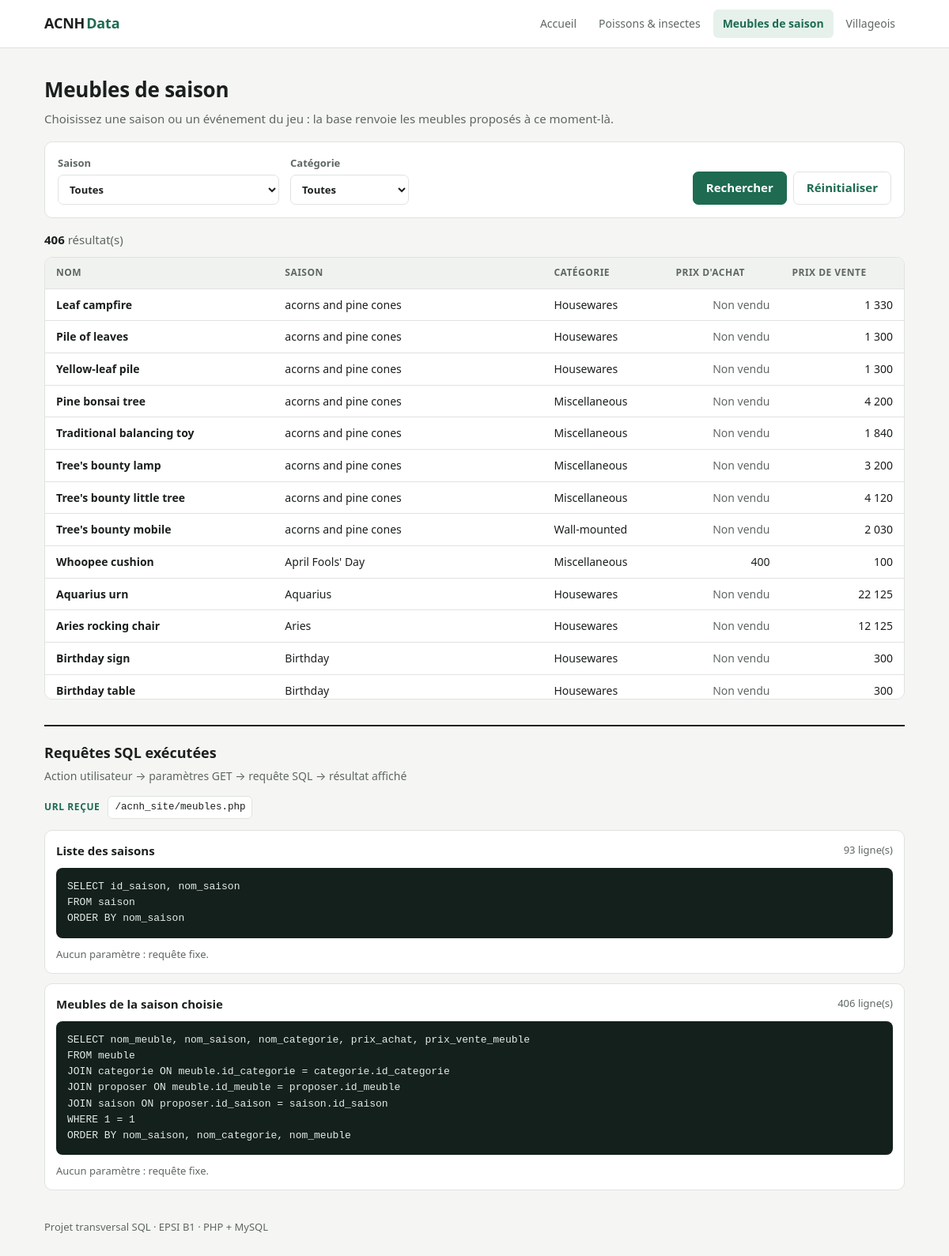
The page /meubles.php on the database its author committed.
### tables this page shows
CREATE TABLE meuble (
  id_meuble            INT          NOT NULL AUTO_INCREMENT,
  id_categorie         INT          NOT NULL,
  nom_meuble           VARCHAR(100) NOT NULL,
  prix_achat           INT          NULL,
  prix_vente_meuble    INT          NOT NULL,
  bricolable           BOOLEAN      NOT NULL,
  personnalisable      BOOLEAN      NOT NULL,
  taille               VARCHAR(10)  NOT NULL,
  exterieur            BOOLEAN      NOT NULL,
  etiquette            VARCHAR(40)  NOT NULL,
  serie                VARCHAR(40)  NULL,
  catalogue            VARCHAR(20)  NOT NULL,
  points_hha           INT          NOT NULL,
  version_ajout_meuble VARCHAR(10)  NOT NULL,
  id_interne           INT          NOT NULL,
  PRIMARY KEY (id_meuble),
  UNIQUE (id_interne),
  FOREIGN KEY (id_categorie) REFERENCES categorie (id_categorie),
  CHECK (catalogue IN ('For sale', 'Not for sale', 'Not in catalog', 'Seasonal'))
);

CREATE TABLE saison (
  id_saison   INT         NOT NULL AUTO_INCREMENT,
  nom_saison  VARCHAR(80) NOT NULL,
  type_saison VARCHAR(30) NOT NULL,
  PRIMARY KEY (id_saison),
  UNIQUE (nom_saison)
);

CREATE TABLE categorie (
  id_categorie  INT         NOT NULL AUTO_INCREMENT,
  nom_categorie VARCHAR(30) NOT NULL,
  PRIMARY KEY (id_categorie),
  UNIQUE (nom_categorie)
);

### meubles.php (the view, shortened to what this page needs)
<?php
require_once 'config.php';
require_once 'includes/fonctions.php';
$page_active = 'meubles';
$sql_saisons = "SELECT id_saison, nom_saison
FROM saison
ORDER BY nom_saison";
$requete = $dbh->prepare($sql_saisons);
$requete->execute();
$saisons = $requete->fetchAll(PDO::FETCH_ASSOC);
$sql = "SELECT nom_meuble, nom_saison, nom_categorie, prix_achat, prix_vente_meuble
FROM meuble
JOIN categorie ON meuble.id_categorie = categorie.id_categorie
JOIN proposer ON meuble.id_meuble = proposer.id_meuble
JOIN saison ON proposer.id_saison = saison.id_saison
WHERE 1 = 1";
$valeurs = [];
$sql = $sql . "\nORDER BY nom_saison, nom_categorie, nom_meuble";
$requete = $dbh->prepare($sql);
$requete->execute($valeurs);
$meubles = $requete->fetchAll(PDO::FETCH_ASSOC);
include 'includes/header.php';
?>
<div class="page-head">
    <h1>Meubles de saison</h1>
    <p>Choisissez une saison ou un événement du jeu : la base renvoie les meubles proposés à ce moment-là.</p>
</div>
<form class="filters" method="get">
    <label>Saison
        <select name="saison">
            <option value="toutes">Toutes</option>
        </select>
    </label>
    <label>Catégorie
        <select name="categorie">
            <option value="toutes">Toutes</option>
        </select>
    </label>
    <div class="actions">
        <button type="submit">Rechercher</button>
        <a class="btn-ghost" href="meubles.php?saison=toutes&categorie=toutes">Réinitialiser</a>
    </div>
</form>
<p class="count"><strong><?php echo count($meubles); ?></strong> résultat(s)</p>
<div class="table-wrap">
    <table class="data">
        <thead><tr><th>Nom</th><th>Saison</th><th>Catégorie</th><th class="num">Prix d'achat</th><th class="num">Prix de vente</th></tr></thead>
        <tbody>
        <?php
        foreach ($meubles as $meuble) {
            if ($meuble['prix_achat'] == null) {
                $prix_achat = "<span class='muted'>Non vendu</span>";
            } else {
                $prix_achat = number_format($meuble['prix_achat'], 0, ',', ' ');
            }
            echo "<tr>
                <td class='strong'>" . htmlspecialchars(ucfirst($meuble['nom_meuble'])) . "</td>
                <td>" . htmlspecialchars($meuble['nom_saison']) . "</td>
                <td>" . htmlspecialchars($meuble['nom_categorie']) . "</td>
                <td class='num'>$prix_achat</td>
                <td class='num'>" . number_format($meuble['prix_vente_meuble'], 0, ',', ' ') . "</td>
            </tr>";
        }
        ?>
        </tbody>
    </table>
</div>
<section class="sql-panel" id="sql">
    <div class="sql-head">
        <h2>Requêtes SQL exécutées</h2>
        <p>Action utilisateur → paramètres GET → requête SQL → résultat affiché</p>
    </div>
    <div class="sql-url">
        <span>URL reçue</span>
        <code><?php echo htmlspecialchars($_SERVER['REQUEST_URI']);  ?></code>
    </div>
    <?php
    afficherRequete('Liste des saisons', $sql_saisons, [], count($saisons));
    ?>
</section>
<?php include 'includes/footer.php'; ?>

### includes/header.php (shortened to what this page needs)
<!doctype html>
<html lang="fr">
<head>
    <link rel="stylesheet" href="assets/style.css">
</head>
<body>
<header class="topbar">
    <div class="wrap topbar-inner">
        <a class="brand" href="index.php">ACNH<span>Data</span></a>
        <nav>
            <a href="index.php" class="<?php if ($page_active == 'index') { echo 'active'; } ?>">Accueil</a>
            <a href="creatures.php?type=tous&hemisphere=NH&mois=<?php echo date('n'); ?>&heure=<?php echo date('G'); ?>" class="<?php if ($page_active == 'creatures') { echo 'active'; } ?>">Poissons &amp; insectes</a>
            <a href="meubles.php?saison=toutes&categorie=toutes" class="<?php if ($page_active == 'meubles') { echo 'active'; } ?>">Meubles de saison</a>
            <a href="villageois.php?nom=&espece=toutes&personnalite=toutes&genre=tous" class="<?php if ($page_active == 'villageois') { echo 'active'; } ?>">Villageois</a>
        </nav>
    </div>
</header>
<main class="wrap">

### includes/fonctions.php (shortened to what this page needs)
<?php
function afficherRequete($titre, $sql, $valeurs, $nb_lignes)
{
    echo "<article class='sql-card'>";
    echo "<header><strong>" . htmlspecialchars($titre) . "</strong>";
    echo "<span class='sql-meta'>$nb_lignes ligne(s)</span></header>";
    echo "<pre>" . htmlspecialchars($sql) . "</pre>";
    if (count($valeurs) == 0) {
        echo "<p class='no-param'>Aucun paramètre : requête fixe.</p>";
    }
    echo "</article>";
}

### includes/footer.php
</main>
<footer class="foot wrap">Projet transversal SQL · EPSI B1 · PHP + MySQL</footer>
</body>
</html>

### assets/style.css (style rules this page uses)
:root { --bg: #f5f6f4; --surface: #ffffff; --ink: #1b1f1d; --muted: #5f6763; --line: #dfe3e0; --accent: #1e6b52; --accent-soft: #e6f1ec; --code-bg: #14201b; --code-ink: #e3ebe7; --kw: #7fd1ae; --param: #f2c46b; --radius: 10px; }
* { box-sizing: border-box; }
body { margin: 0; background: var(--bg); color: var(--ink); font: 15px/1.55 system-ui, -apple-system, "Segoe UI", Roboto, sans-serif; }
.wrap { max-width: 1120px; margin: 0 auto; padding: 0 16px; }
.topbar { background: var(--surface); border-bottom: 1px solid var(--line); }
.topbar-inner { display: flex; align-items: center; justify-content: space-between; gap: 16px; min-height: 60px; flex-wrap: wrap; }
.brand { font-weight: 700; font-size: 18px; color: var(--ink); text-decoration: none; letter-spacing: -.01em; }
.brand span { color: var(--accent); margin-left: 2px; }
.topbar nav { display: flex; gap: 4px; flex-wrap: wrap; }
.topbar nav a { color: var(--muted); text-decoration: none; padding: 7px 12px; border-radius: 6px; font-size: 14px; }
.topbar nav a.active { background: var(--accent-soft); color: var(--accent); font-weight: 600; }
.page-head { padding: 32px 0 16px; }
.page-head h1 { margin: 0 0 6px; font-size: 26px; letter-spacing: -.01em; }
.page-head p { margin: 0; color: var(--muted); max-width: 720px; }
.filters { display: flex; flex-wrap: wrap; gap: 14px; align-items: flex-end; background: var(--surface); border: 1px solid var(--line); border-radius: var(--radius); padding: 16px; margin-bottom: 16px; }
.filters label { display: flex; flex-direction: column; gap: 5px; font-size: 13px; font-weight: 600; color: var(--muted); }
.filters select, .filters input { font: inherit; color: var(--ink); min-width: 150px; padding: 8px 10px; border: 1px solid var(--line); border-radius: 7px; background: #fff; }
.actions { display: flex; gap: 8px; margin-left: auto; }
button, .btn-ghost { font: inherit; font-weight: 600; padding: 8px 16px; border-radius: 7px; cursor: pointer; text-decoration: none; display: inline-block; }
button { background: var(--accent); color: #fff; border: 1px solid var(--accent); }
.btn-ghost { background: transparent; color: var(--accent); border: 1px solid var(--line); }
.count { color: var(--muted); margin: 0 0 10px; }
.count strong { color: var(--ink); }
.table-wrap { background: var(--surface); border: 1px solid var(--line); border-radius: var(--radius); overflow-x: auto; max-height: 560px; overflow-y: auto; }
table.data { width: 100%; border-collapse: collapse; font-size: 14px; }
table.data th { position: sticky; top: 0; background: #f0f2f0; text-align: left; font-size: 12px; text-transform: uppercase; letter-spacing: .04em; color: var(--muted); padding: 10px 14px; border-bottom: 1px solid var(--line); }
table.data td { padding: 9px 14px; border-bottom: 1px solid var(--line); white-space: nowrap; }
.num { text-align: right; font-variant-numeric: tabular-nums; }
.strong { font-weight: 600; }
.muted { color: var(--muted); }
.sql-panel { margin: 32px 0 8px; border-top: 2px solid var(--ink); padding-top: 20px; }
.sql-head h2 { margin: 0; font-size: 18px; }
.sql-head p { margin: 4px 0 14px; color: var(--muted); font-size: 14px; }
.sql-url { display: flex; gap: 10px; align-items: center; flex-wrap: wrap; margin-bottom: 14px; font-size: 13px; }
.sql-url span { font-weight: 700; text-transform: uppercase; letter-spacing: .05em; color: var(--accent); font-size: 12px; }
.sql-url code { background: var(--surface); border: 1px solid var(--line); padding: 4px 8px; border-radius: 6px; word-break: break-all; }
.sql-card { background: var(--surface); border: 1px solid var(--line); border-radius: var(--radius); padding: 14px; margin-bottom: 12px; }
.sql-card header { display: flex; justify-content: space-between; gap: 10px; flex-wrap: wrap; margin-bottom: 10px; }
.sql-meta { color: var(--muted); font-size: 13px; }
.sql-card pre { margin: 0; background: var(--code-bg); color: var(--code-ink); padding: 14px; border-radius: 8px; overflow-x: auto; font: 13px/1.55 ui-monospace, Consolas, "Courier New", monospace; }
code { font-family: ui-monospace, Consolas, monospace; font-size: 12.5px; }
.no-param { margin: 10px 0 0; color: var(--muted); font-size: 13px; }
.foot { color: var(--muted); font-size: 13px; padding-top: 24px; padding-bottom: 32px; }

### rows shown on the page
meuble: nom_meuble "Leaf campfire", saison.nom_saison "acorns and pine cones", id_categorie.nom_categorie "Housewares", shows "Non vendu", prix_vente_meuble "1 330"
meuble: nom_meuble "Pile of leaves", saison.nom_saison "acorns and pine cones", id_categorie.nom_categorie "Housewares", shows "Non vendu", prix_vente_meuble "1 300"
meuble: nom_meuble "Yellow-leaf pile", saison.nom_saison "acorns and pine cones", id_categorie.nom_categorie "Housewares", shows "Non vendu", prix_vente_meuble "1 300"
meuble: nom_meuble "Pine bonsai tree", saison.nom_saison "acorns and pine cones", id_categorie.nom_categorie "Miscellaneous", shows "Non vendu", prix_vente_meuble "4 200"
meuble: nom_meuble "Traditional balancing toy", saison.nom_saison "acorns and pine cones", id_categorie.nom_categorie "Miscellaneous", shows "Non vendu", prix_vente_meuble "1 840"
meuble: nom_meuble "Tree's bounty lamp", saison.nom_saison "acorns and pine cones", id_categorie.nom_categorie "Miscellaneous", shows "Non vendu", prix_vente_meuble "3 200"
meuble: nom_meuble "Tree's bounty little tree", saison.nom_saison "acorns and pine cones", id_categorie.nom_categorie "Miscellaneous", shows "Non vendu", prix_vente_meuble "4 120"
meuble: nom_meuble "Tree's bounty mobile", saison.nom_saison "acorns and pine cones", id_categorie.nom_categorie "Wall-mounted", shows "Non vendu", prix_vente_meuble "2 030"
meuble: nom_meuble "Whoopee cushion", saison.nom_saison "April Fools' Day", id_categorie.nom_categorie "Miscellaneous", prix_achat "400", prix_vente_meuble "100"
meuble: nom_meuble "Aquarius urn", saison.nom_saison "Aquarius", id_categorie.nom_categorie "Housewares", shows "Non vendu", prix_vente_meuble "22 125"
meuble: nom_meuble "Aries rocking chair", saison.nom_saison "Aries", id_categorie.nom_categorie "Housewares", shows "Non vendu", prix_vente_meuble "12 125"
meuble: nom_meuble "Birthday sign", saison.nom_saison "Birthday", id_categorie.nom_categorie "Housewares", shows "Non vendu", prix_vente_meuble "300"
meuble: nom_meuble "Birthday table", saison.nom_saison "Birthday", id_categorie.nom_categorie "Housewares", shows "Non vendu", prix_vente_meuble "300"

### other values the page prints
count($meubles) "406"
$_SERVER['REQUEST_URI'] "/acnh_site/meubles.php"
$titre "Liste des saisons Meubles de la saison choisie"
$nb_lignes "93 406"
